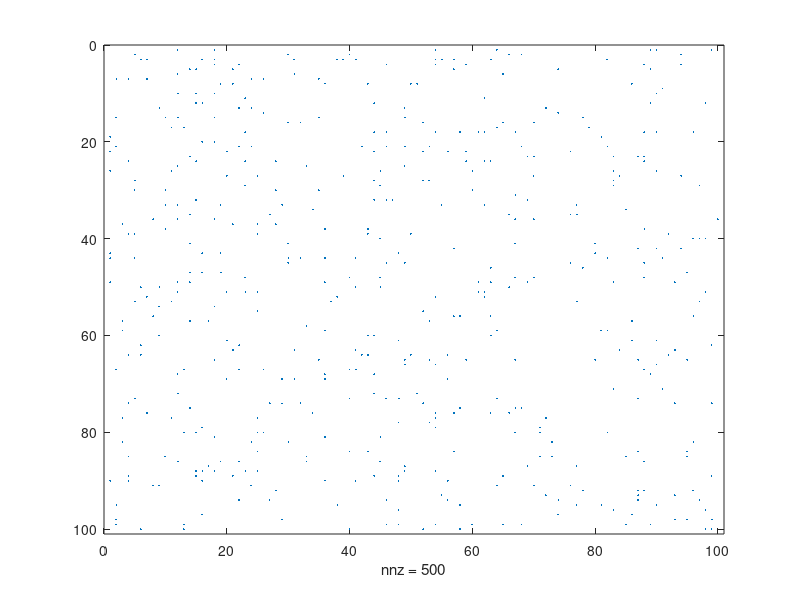
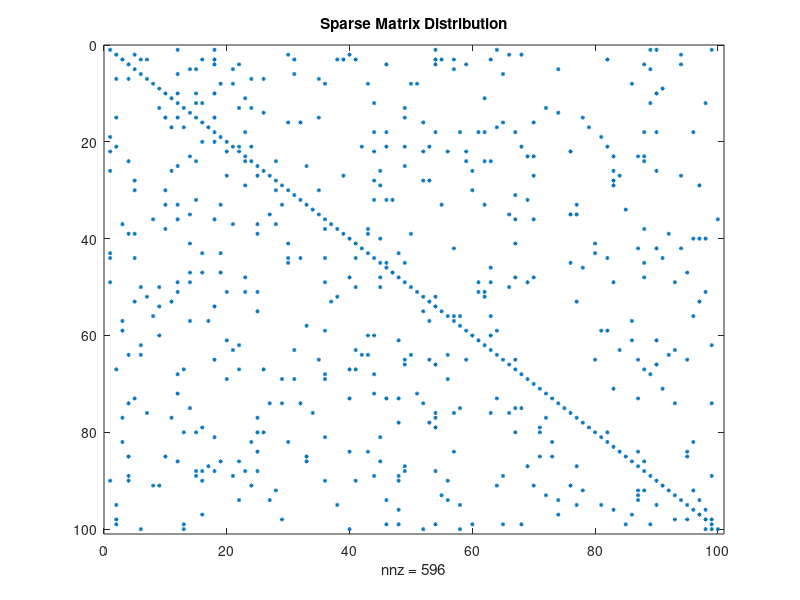

MATLAB code to generate these figures, in order:
clc
clear all
close all

% Sparse array 5% random elements
a=sprandn(100, 100, 0.05);
figure(1)
spy(a,'.',4)

% Mask for diagonal elements
mask=logical(eye(100));

% Assigning 1to diagonal elements
a(mask)=1; 


b=sparse(rand(100, 1));

a_full=full(a);
whos a;
whos a_full;


figure(2)
spy(a,'*',3)
title('Sparse Matrix Distribution');


b_full=full(b);
whos b;
whos b_full;


tic;
x1=b_full \ a_full;
t1=toc;
tic;
x2=b\a;
t2=toc;

t1
t2